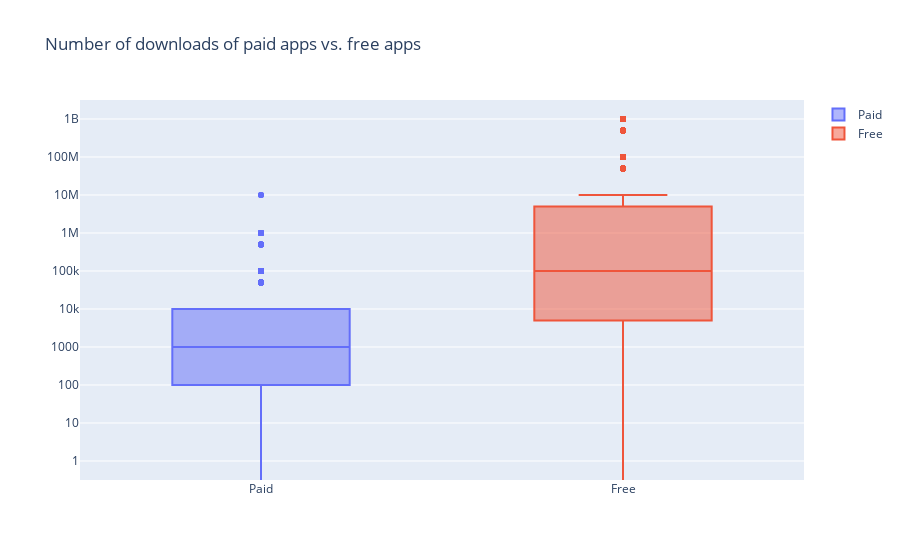

Notebook code for this chart:
### Markdown cell above
# 8. Popularity of paid apps vs free apps

For apps in the Play Store today, there are five types of pricing strategies: free, freemium, paid, paymium, and subscription. Let's focus on free and paid apps only. Some characteristics of free apps are:

Free to download.
Main source of income often comes from advertisements.
Often created by companies that have other products and the app serves as an extension of those products.
Can serve as a tool for customer retention, communication, and customer service.
Some characteristics of paid apps are:

Users are asked to pay once for the app to download and use it.
The user can't really get a feel for the app before buying it.
Are paid apps are installed as much as free apps? It turns out that paid apps have a relatively lower number of installs than free apps, though the difference is not as stark as I would have expected!

### Code cell
trace0 = go.Box(
    # Data for paid apps
    y=apps['Installs'][apps['Type'] == 'Paid'],
    name = 'Paid'
)

trace1 = go.Box(
    # Data for free apps
    y=apps['Installs'][apps['Type'] == 'Free'],
    name = 'Free'
)

layout = go.Layout(
    title = "Number of downloads of paid apps vs. free apps",
    yaxis = dict(
        type = 'log',
        autorange = True
    )
)

# Add trace0 and trace1 to a list for plotting
data = [trace0, trace1]
plotly.offline.iplot({'data': data, 'layout': layout})

### Figure 1 — Plotly figure (JSON) as saved in the notebook; plotly's stock layout.template omitted (floating-point values rounded to 4 significant figures; data arrays with more than 128 entries replaced by an {"elided": "..."} marker saying what was removed)
{"data": [{"name": "Paid", "y": {"elided": "765 int values"}, "type": "box"}, {"name": "Free", "y": {"elided": "9591 int values"}, "type": "box"}], "layout": {"title": {"text": "Number of downloads of paid apps vs. free apps"}, "yaxis": {"autorange": true, "type": "log"}}}
